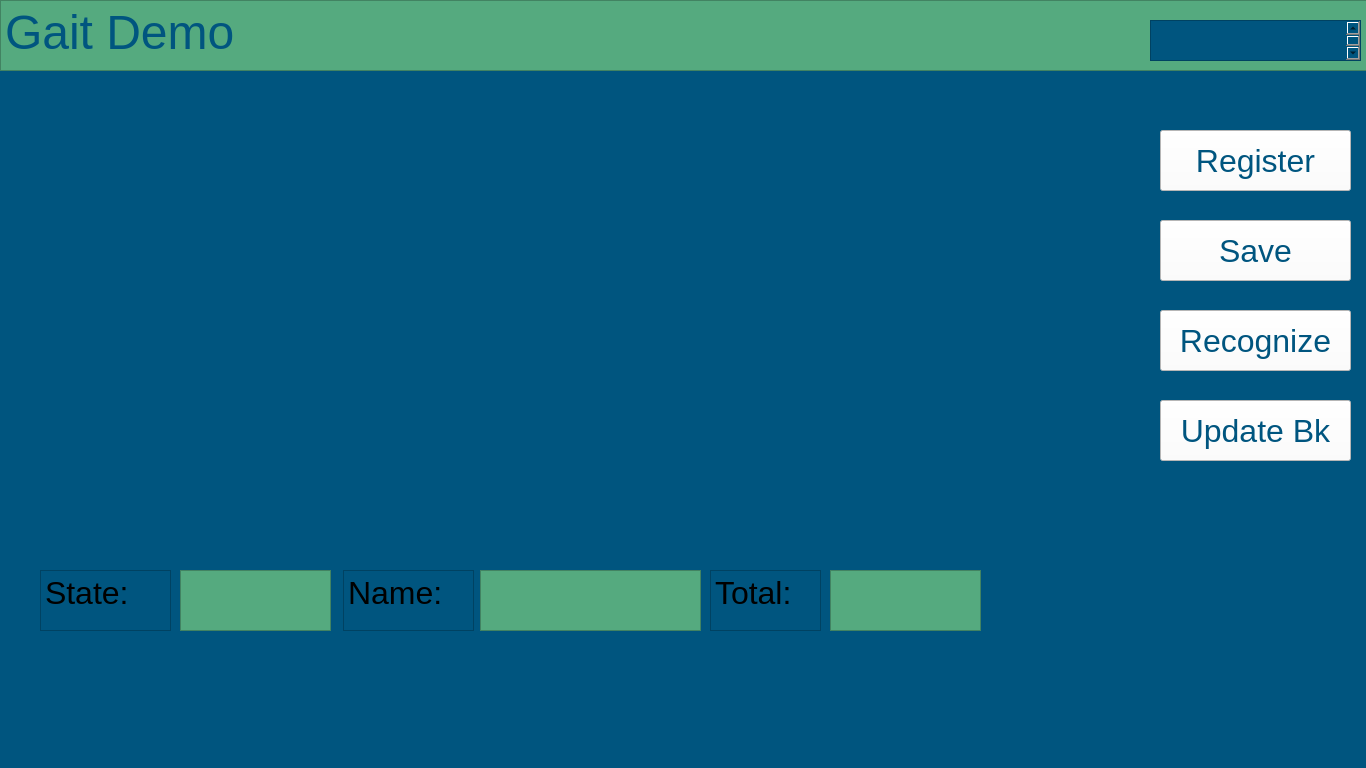
<?xml version="1.0" encoding="UTF-8"?>
<ui version="4.0">
 <class>MainWindow</class>
 <widget class="QMainWindow" name="MainWindow">
  <property name="geometry">
   <rect>
    <x>0</x>
    <y>0</y>
    <width>1366</width>
    <height>768</height>
   </rect>
  </property>
  <property name="windowTitle">
   <string>MainWindow</string>
  </property>
  <property name="styleSheet">
   <string notr="true">font: 24pt ;
background-color: rgb(0, 85, 127);</string>
  </property>
  <widget class="QWidget" name="centralwidget">
   <widget class="QPlainTextEdit" name="DemoName">
    <property name="geometry">
     <rect>
      <x>0</x>
      <y>0</y>
      <width>1391</width>
      <height>71</height>
     </rect>
    </property>
    <property name="styleSheet">
     <string notr="true">font: 75 36pt ;
color: rgb(0, 85, 127);
background-color: rgb(85, 170, 127);</string>
    </property>
    <property name="plainText">
     <string>Gait Demo</string>
    </property>
   </widget>
   <widget class="QPlainTextEdit" name="plainTextEdit">
    <property name="geometry">
     <rect>
      <x>1150</x>
      <y>20</y>
      <width>211</width>
      <height>41</height>
     </rect>
    </property>
    <property name="styleSheet">
     <string notr="true">background-color: rgb(85, 170, 127);
font: 75 14pt &quot;;
border-color: rgb(85, 170, 127);
border-color: rgb(85, 170, 127);
color: rgb(0, 85, 127);</string>
    </property>
   </widget>
   <widget class="QPushButton" name="recognize">
    <property name="geometry">
     <rect>
      <x>1160</x>
      <y>310</y>
      <width>191</width>
      <height>61</height>
     </rect>
    </property>
    <property name="styleSheet">
     <string notr="true">color: rgb(0, 85, 127);
selection-background-color: rgb(85, 170, 127);
background-color: rgb(255, 255, 255);
border-color: rgb(0, 85, 127);
alternate-background-color: qlineargradient(spread:pad, x1:0, y1:0, x2:1, y2:0, stop:0 rgba(0, 0, 0, 255), stop:1 rgba(255, 255, 255, 255));
alternate-background-color: rgb(0, 85, 127);</string>
    </property>
    <property name="text">
     <string>Recognize</string>
    </property>
   </widget>
   <widget class="QTextEdit" name="state_print">
    <property name="geometry">
     <rect>
      <x>180</x>
      <y>570</y>
      <width>151</width>
      <height>61</height>
     </rect>
    </property>
    <property name="styleSheet">
     <string notr="true">font: 18pt ;
color: rgb(255, 0, 0);
background-color: rgb(85, 170, 127);</string>
    </property>
   </widget>
   <widget class="QPushButton" name="save_gei">
    <property name="geometry">
     <rect>
      <x>1160</x>
      <y>220</y>
      <width>191</width>
      <height>61</height>
     </rect>
    </property>
    <property name="styleSheet">
     <string notr="true">color: rgb(0, 85, 127);
selection-background-color: rgb(85, 170, 127);
background-color: rgb(255, 255, 255);
border-color: rgb(0, 85, 127);
alternate-background-color: qlineargradient(spread:pad, x1:0, y1:0, x2:1, y2:0, stop:0 rgba(0, 0, 0, 255), stop:1 rgba(255, 255, 255, 255));
alternate-background-color: rgb(0, 85, 127);</string>
    </property>
    <property name="text">
     <string>Save</string>
    </property>
   </widget>
   <widget class="QPushButton" name="register_2">
    <property name="geometry">
     <rect>
      <x>1160</x>
      <y>130</y>
      <width>191</width>
      <height>61</height>
     </rect>
    </property>
    <property name="styleSheet">
     <string notr="true">color: rgb(0, 85, 127);
selection-background-color: rgb(85, 170, 127);
background-color: rgb(255, 255, 255);
border-color: rgb(0, 85, 127);
alternate-background-color: qlineargradient(spread:pad, x1:0, y1:0, x2:1, y2:0, stop:0 rgba(0, 0, 0, 255), stop:1 rgba(255, 255, 255, 255));
alternate-background-color: rgb(0, 85, 127);</string>
    </property>
    <property name="text">
     <string>Register</string>
    </property>
   </widget>
   <widget class="QPlainTextEdit" name="plainTextEdit_2">
    <property name="geometry">
     <rect>
      <x>40</x>
      <y>570</y>
      <width>131</width>
      <height>61</height>
     </rect>
    </property>
    <property name="plainText">
     <string>State:</string>
    </property>
   </widget>
   <widget class="QPlainTextEdit" name="plainTextEdit_3">
    <property name="geometry">
     <rect>
      <x>343</x>
      <y>570</y>
      <width>131</width>
      <height>61</height>
     </rect>
    </property>
    <property name="plainText">
     <string>Name:</string>
    </property>
   </widget>
   <widget class="QTextEdit" name="id_name">
    <property name="geometry">
     <rect>
      <x>480</x>
      <y>570</y>
      <width>221</width>
      <height>61</height>
     </rect>
    </property>
    <property name="styleSheet">
     <string notr="true">font: 18pt ;
color: rgb(255, 0, 0);
background-color: rgb(85, 170, 127);</string>
    </property>
   </widget>
   <widget class="QPlainTextEdit" name="plainTextEdit_4">
    <property name="geometry">
     <rect>
      <x>710</x>
      <y>570</y>
      <width>111</width>
      <height>61</height>
     </rect>
    </property>
    <property name="plainText">
     <string>Total:</string>
    </property>
   </widget>
   <widget class="QTextEdit" name="id_num">
    <property name="geometry">
     <rect>
      <x>830</x>
      <y>570</y>
      <width>151</width>
      <height>61</height>
     </rect>
    </property>
    <property name="styleSheet">
     <string notr="true">font: 18pt;
color: rgb(255, 0, 0);
background-color: rgb(85, 170, 127);</string>
    </property>
   </widget>
   <widget class="QPushButton" name="updater">
    <property name="geometry">
     <rect>
      <x>1160</x>
      <y>400</y>
      <width>191</width>
      <height>61</height>
     </rect>
    </property>
    <property name="styleSheet">
     <string notr="true">color: rgb(0, 85, 127);
selection-background-color: rgb(85, 170, 127);
background-color: rgb(255, 255, 255);
border-color: rgb(0, 85, 127);
alternate-background-color: qlineargradient(spread:pad, x1:0, y1:0, x2:1, y2:0, stop:0 rgba(0, 0, 0, 255), stop:1 rgba(255, 255, 255, 255));
alternate-background-color: rgb(0, 85, 127);</string>
    </property>
    <property name="text">
     <string>Update Bk</string>
    </property>
   </widget>
  </widget>

  





  <widget class="QMenuBar" name="menubar">
   <property name="geometry">
    <rect>
     <x>0</x>
     <y>0</y>
     <width>1366</width>
     <height>47</height>
    </rect>
   </property>
  </widget>
 </widget>
 





 <resources/>
 <connections/>
</ui>
